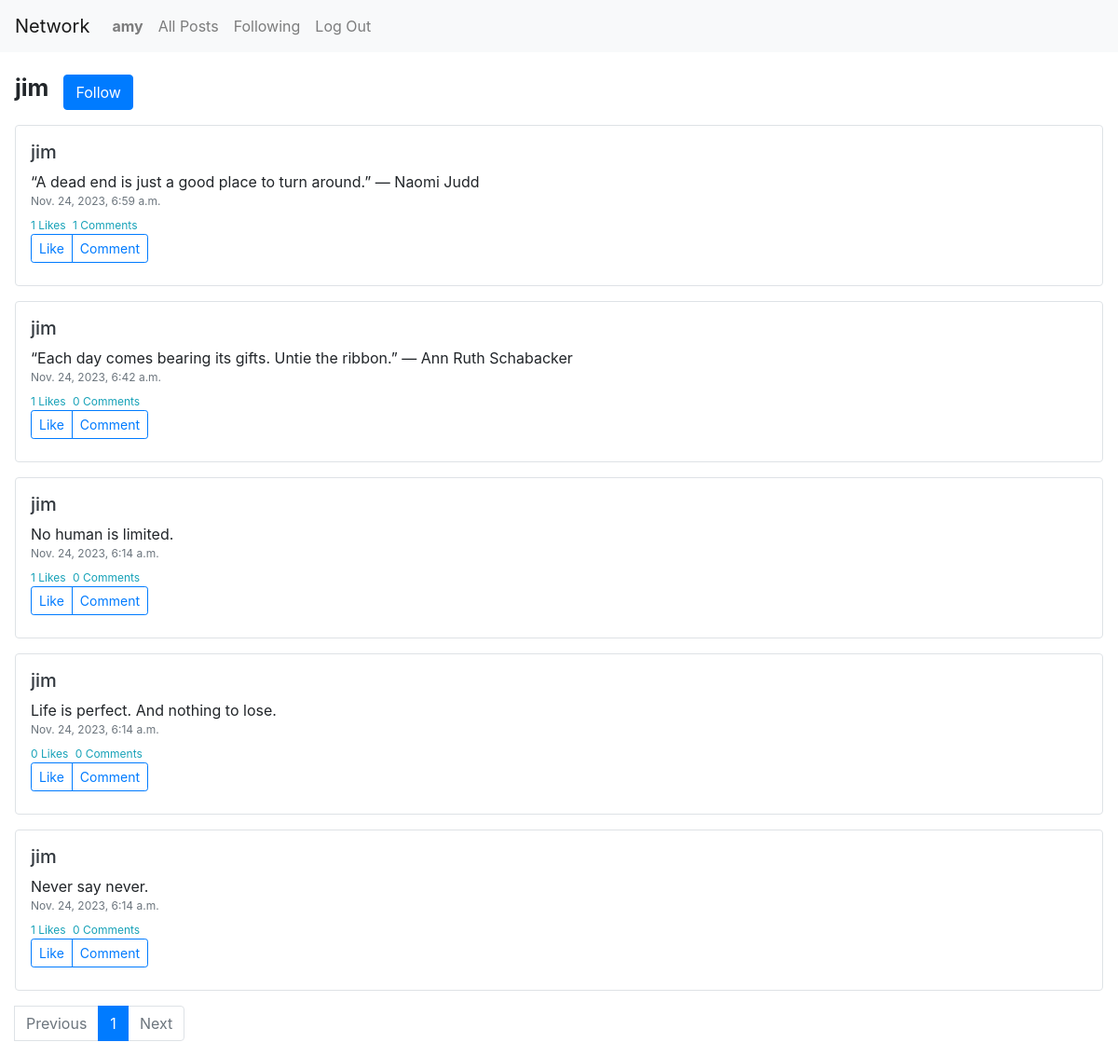
The app's page /profile/jim (signed in) with its own data.
### network/models.py (models this page shows)
class User(AbstractUser):
    pass

class Post(models.Model):
    user = models.ForeignKey(User, on_delete=models.CASCADE, related_name="author")
    content = models.TextField()
    create_time = models.DateTimeField(auto_now_add=True)
    likes = models.IntegerField(default=0)
    comments = models.IntegerField(default=0)

### network/views.py (the view)
# urls.py: path("profile/<str:name>", views.profile, name="profile"),
def profile(request, name):
    user = get_object_or_404(User, username=name)
    if request.user.is_authenticated:
        try:
            is_follow = Follower.objects.get(follower=request.user, followed_user=user)
        except ObjectDoesNotExist:
            message = "Follow"
        else:
            message = "Followed"
        if user != request.user:
            can_follow = True
        else:
            can_follow = False
    else:
        can_follow = False
        message = ""
    filter_posts = Post.objects.filter(user=user).order_by("-create_time")
    posts = paginate_post(request, filter_posts)
    like_messages = generate_likes_list(request, posts)
    comments_list = generate_comments_list(posts)
    return render(request, "network/profile.html", {
        "user_name": user.username,
        "posts": posts,
        "can_follow": can_follow,
        "message": message,
        "likes": like_messages,
        "comments_list": comments_list
    })

### network/views.py (called while the page is built)
def paginate_post(request, filter_posts):
    posts_per_page = 10
    paginator = Paginator(filter_posts, posts_per_page)
    page_number = request.GET.get('page')
    try:
        posts = paginator.page(page_number)
    except PageNotAnInteger:
        posts = paginator.page(1)
    except EmptyPage:
        posts = paginator.page(paginator.num_pages)
    return posts

@login_required
def generate_likes_list(request, posts):
    like_messages = []
    for post in posts:
        liked = Like.objects.filter(user=request.user, post=post).exists()
        if liked:
            message = "Unlike"
        else:
            message = "Like"
        like_messages.append(message)
    return like_messages

def generate_comments_list(posts):
    comments_list = []
    for post in posts:
        comments = Comment.objects.filter(post=post)
        post.comments = comments.count()
        post.save()
        comments_list.append(comments)
    return comments_list

### network/templates/network/profile.html (shortened to what this page needs)
{% extends "network/layout.html" %}
{% load static %}
{% block body %}
    <div class="mx-3 my-3">
        <div class="user-container">
            <div class="user-title">{{ user_name }}</div>
            {% if can_follow %}
            <form method="post" action="{{ user_name }}/follow">
                <button class="btn btn-primary mt-2 ml-3" type="submit">{{ message }}</button>
            </form>
            {% endif %}
        </div>
        {% for post in posts %}
            <div class="border rounded px-3 py-3 mt-3">
                <h5><a href="{% url 'profile' post.user %}" class="text-dark">{{ post.user }}</a></h5>
                <div class="post-content" id='post-id{{ post.id }}-content'>{{ post.content }}</div>
                <div class="post-time text-secondary" id='post-id{{ post.id }}-time'>{{ post.create_time }}</div>
                <div class="post-datas mt-2 text-info">
                    <span id="post-id{{ post.id }}-count-likes">{{ post.likes }} Likes</span>
                    <span class="ml-1"><span id="post-id{{ post.id }}-count-comments">{{ post.comments }}</span> Comments</span>
                </div>
                {% if user.is_authenticated %}
                    <div class="btn-group btn-group-sm" role="group" aria-label="Small button group">
                        {% for like in likes %}
                            {% if forloop.counter0 == forloop.parentloop.counter0 %}
                                <button type="button" class="btn btn-outline-primary js-like-btn" data-post-id="{{ post.id|safe }}">{{ like }}</button>
                            {% endif %}
                        {% endfor %}
                        <button type="button" class="btn btn-outline-primary js-comment-btn" data-post-id="{{ post.id|safe }}">Comment</button>
                    </div>
                {% else %}
                    <div class="text-warning require-login-text mt-1">Log in to like and comment on the post.</div>
                {% endif %}
            </div>
        {% endfor %}
        <nav aria-label="..." class="mt-3">
            <ul class="pagination">
                <li class="page-item">
                    {% if posts.has_previous %}
                        <a class="page-link" href="?page={{ posts.previous_page_number }}">Previous</a>
                    {% else %}
                        <li class="page-item disabled">
                            <span class="page-link">Previous</span>
                        </li>
                    {% endif %}
                </li>
                {% for page_num in posts.paginator.page_range %}
                    {% if posts.number == page_num %}
                        <li class="page-item active" aria-current="page">
                                <span class="page-link">
                                    {{ page_num }}
                            </span>
                        </li>
                    {% else %}
                        <li class="page-item"><a class="page-link" href="?page={{ page_num }}">{{ page_num }}</a></li>
                    {% endif %}
                {% endfor %}
                <li class="page-item">
                    {% if posts.has_next %}
                        <a class="page-link" href="?page={{ posts.next_page_number }}">Next</a>
                    {% else %}
                        <li class="page-item disabled">
                            <span class="page-link">Next</span>
                        </li>
                    {% endif %}
                </li>
            </ul>
        </nav>
    </div>
{% endblock %}

### network/templates/network/layout.html (shortened to what this page needs)
{% load static %}
<!DOCTYPE html>
<html lang="en">
    <head>
        <link rel="stylesheet" href="https://stackpath.bootstrapcdn.com/bootstrap/4.4.1/css/bootstrap.min.css">
        <link href="{% static 'network/styles.css' %}" rel="stylesheet">
    </head>
    <body>
        <nav class="navbar navbar-expand-lg navbar-light bg-light">
            <a class="navbar-brand" href="#">Network</a>
            <div>
                <ul class="navbar-nav mr-auto">
                    {% if user.is_authenticated %}
                        <li class="nav-item">
                            <a class="nav-link" href="{% url 'profile' user.username %}"><strong>{{ user.username }}</strong></a>
                        </li>
                    {% endif %}
                    <li class="nav-item">
                    <a class="nav-link" href="{% url 'index' %}">All Posts</a>
                    </li>
                    {% if user.is_authenticated %}
                        <li class="nav-item">
                            <a class="nav-link" href="{% url 'following' %}">Following</a>
                        </li>
                        <li class="nav-item">
                            <a class="nav-link" href="{% url 'logout' %}">Log Out</a>
                        </li>
                    {% endif %}
                </ul>
            </div>
        </nav>
        <div class="body">
            {% block body %}
            {% endblock %}
        </div>
    </body>
</html>

### network/static/network/styles.css (style rules this page uses)
.post-content { font-size: 16px; }
.post-time { font-size: 12px; }
.post-datas { font-size: 12px; }
.user-container { display: flex; align-items: center; }
.user-title { font-size: 25px; font-weight: bold; }

### records on screen
User: username "amy"
User: username "jim"
Post: user "jim", content "“A dead end is just a good place to turn around.” — Naomi Judd", create_time "Nov. 24, 2023, 6:59 a.m.", likes "1", comments "1", likes "Like"
Post: user "jim", content "“Each day comes bearing its gifts. Untie the ribbon.” — Ann Ruth Schabacker", create_time "Nov. 24, 2023, 6:42 a.m.", likes "1", comments "0", likes "Like"
Post: user "jim", content "No human is limited.", create_time "Nov. 24, 2023, 6:14 a.m.", likes "1", comments "0", likes "Like"
Post: user "jim", content "Life is perfect. And nothing to lose.", create_time "Nov. 24, 2023, 6:14 a.m.", likes "0", comments "0", likes "Like"
Post: user "jim", content "Never say never.", create_time "Nov. 24, 2023, 6:14 a.m.", likes "1", comments "0", likes "Like"

### other values on screen
{{ message }} "Follow"
{{ page_num }} "1"
